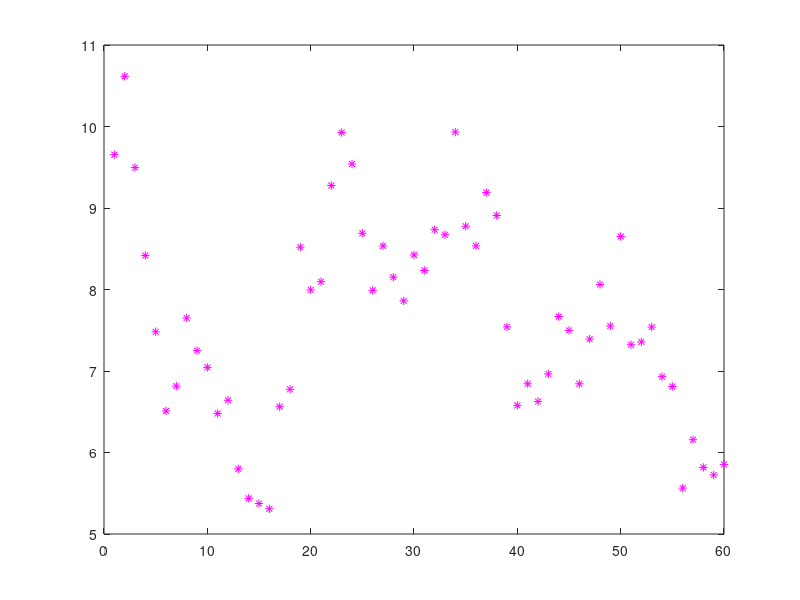

Recreate this plot in MATLAB. (Note: this script raises an error after producing the figure.)
%% MCMC for option pricing
% assume annual return rate =0.08, then daily return rate solve
% e^(mu*200)=1.08
clear
mu=log(1.08)/200;
% how to set the yearly volatility?
sigma=0.1;
Y=mu+sigma.*randn(60,1);
S0=10;
S=exp(cumsum(Y))*S0;
figure
plot(S,'m*')
C=BS(sigma,S)+random('Normal',0,0.7,60,1);
hold on
plot(C,'cp')
legend('S','C+err')
clearvars -except Y S C

% set the initial variance
var=0.1;
smpl=zeros(1000,3);
for i=1:1000
    [mu_posterior,var_posterior]=NormUpd(var,Y);
    mu=random('Normal',mu_posterior,sqrt(var_posterior));
    
    [shape_posterior,scale_posterior]=InvGmaUpd(mu,Y);
    var1=1/random('Gamma',shape_posterior,1/scale_posterior);
    prob=AccptProb( var1,var,C,S );
    if rand<prob
        var=var1;
    end
    %store the parameter samples
    smpl(i,:)=[mu,var,prob];
end
% estimate the true parameter mu and variance
mu_estmt=mean(smpl(500:end,1));
var_estmt=mean(smpl(500:end,2));
%display the estimation
display(log(1.08)/200); display(mu_estmt)
display(0.1*0.1); display(var_estmt)
%% Trace of the Monte Carlo Markov Chain
% plot the trace of the MCMC
figure
plot(smpl(:,1),'magenta')
hold on
plot(smpl(:,2),'cyan')
plot(smpl(:,3),'blue')
title('trace of the MCMC')
legend('mu','variance','Accept Probability')